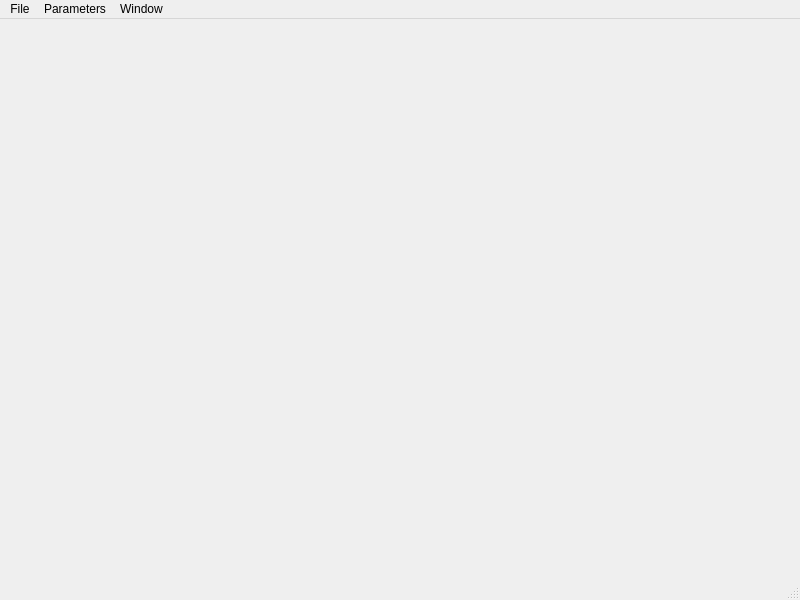
<?xml version="1.0" encoding="UTF-8"?>
<ui version="4.0">
 <class>MainWindow</class>
 <widget class="QMainWindow" name="MainWindow">
  <property name="geometry">
   <rect>
    <x>0</x>
    <y>0</y>
    <width>800</width>
    <height>600</height>
   </rect>
  </property>
  <property name="windowTitle">
   <string>MainWindow</string>
  </property>
  <widget class="QWidget" name="centralwidget"/>
  <widget class="QMenuBar" name="menubar">
   <property name="geometry">
    <rect>
     <x>0</x>
     <y>0</y>
     <width>800</width>
     <height>26</height>
    </rect>
   </property>
   <widget class="QMenu" name="menuFile">
    <property name="title">
     <string>File</string>
    </property>
    <addaction name="actionNew"/>
    <addaction name="actionOpen"/>
    <addaction name="actionExport"/>
    <addaction name="actionSave"/>
    <addaction name="actionSave_As"/>
    <addaction name="actionClose"/>
    <addaction name="actionClose_All"/>
   </widget>
   <widget class="QMenu" name="menuWindow">
    <property name="title">
     <string>Window</string>
    </property>
   </widget>
   <widget class="QMenu" name="menuParameters">
    <property name="title">
     <string>Parameters</string>
    </property>
    <addaction name="actionStates"/>
    <addaction name="actionEvents"/>
   </widget>
   <addaction name="menuFile"/>
   <addaction name="menuParameters"/>
   <addaction name="menuWindow"/>
  </widget>
  <widget class="QStatusBar" name="statusbar"/>
  <action name="actionNew">
   <property name="text">
    <string>New</string>
   </property>
   <property name="shortcut">
    <string>Ctrl+N</string>
   </property>
  </action>
  <action name="actionExport">
   <property name="text">
    <string>Export</string>
   </property>
   <property name="shortcut">
    <string>Ctrl+E</string>
   </property>
  </action>
  <action name="actionClose">
   <property name="text">
    <string>Close</string>
   </property>
   <property name="shortcut">
    <string>Ctrl+W</string>
   </property>
  </action>
  <action name="actionSave">
   <property name="text">
    <string>Save</string>
   </property>
   <property name="shortcut">
    <string>Ctrl+S</string>
   </property>
  </action>
  <action name="actionSave_As">
   <property name="text">
    <string>Save As</string>
   </property>
  </action>
  <action name="actionOpen">
   <property name="text">
    <string>Open</string>
   </property>
   <property name="shortcut">
    <string>Ctrl+O</string>
   </property>
  </action>
  <action name="actionClose_All">
   <property name="text">
    <string>CloseAll</string>
   </property>
  </action>
  <action name="actionStates">
   <property name="text">
    <string>States</string>
   </property>
  </action>
  <action name="actionEvents">
   <property name="text">
    <string>Events</string>
   </property>
  </action>
 </widget>
 <resources/>
 <connections/>
</ui>
